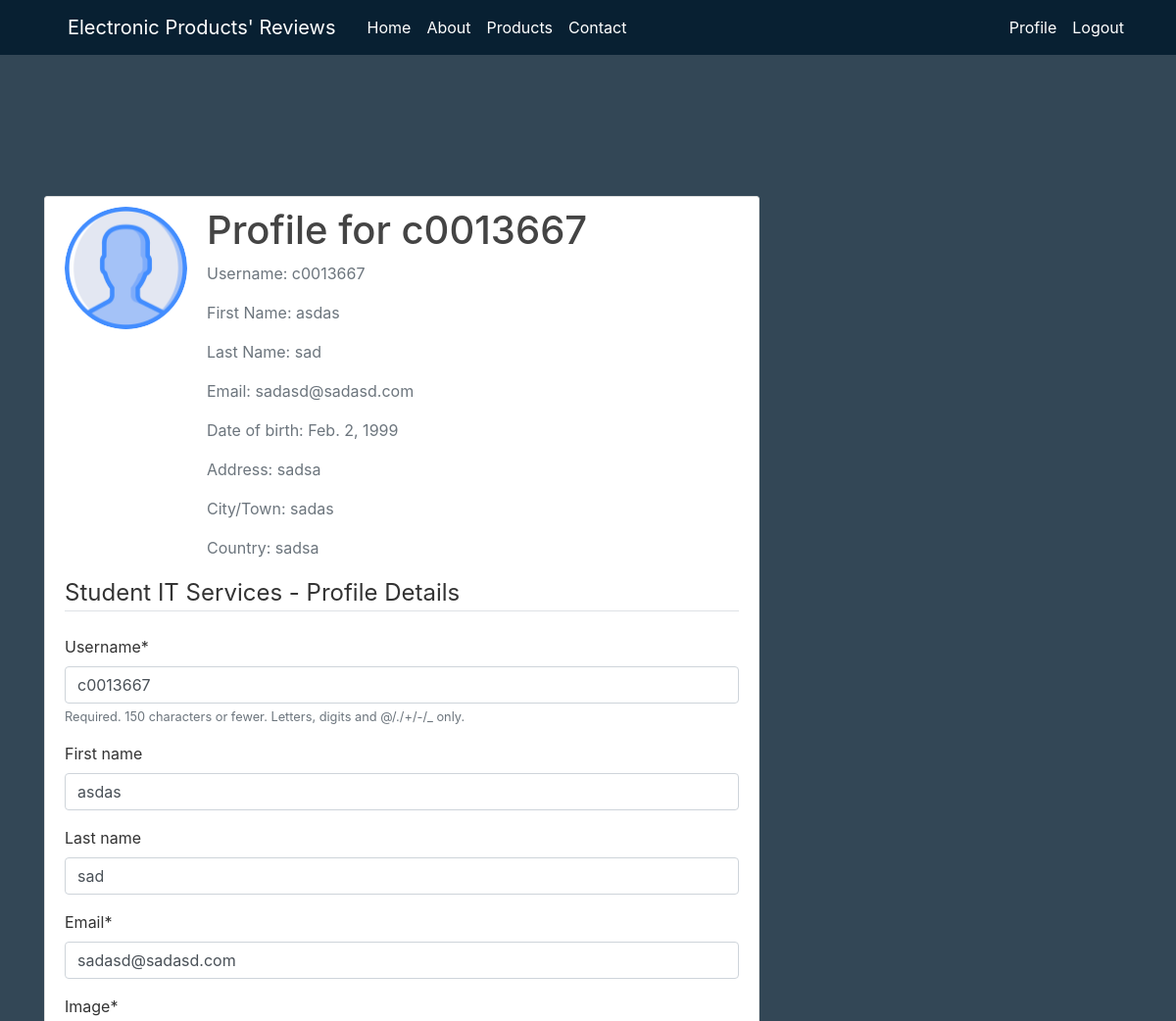
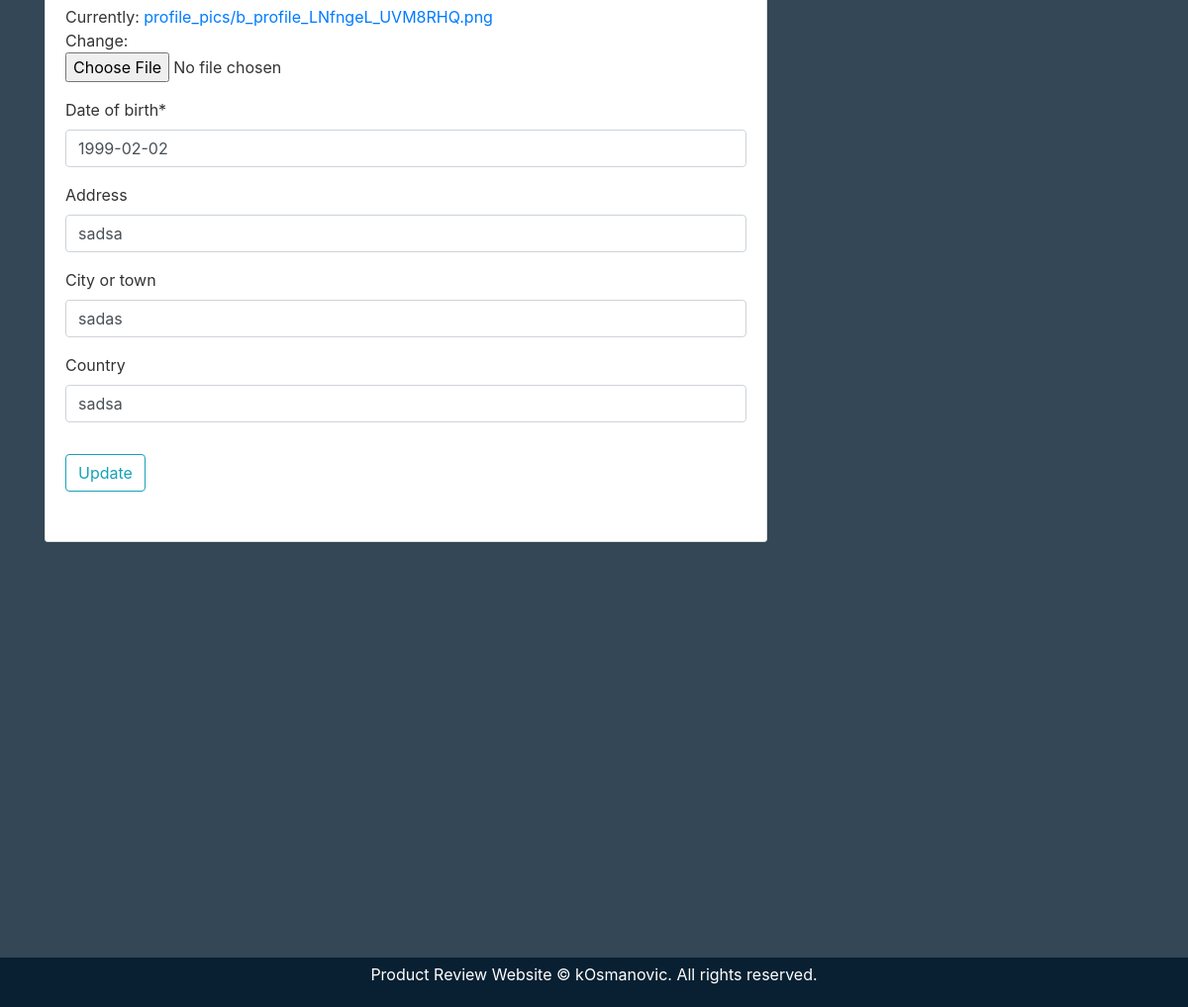
/profile/ (signed in), run on the app's committed database (2 pictures, top to bottom).
### users/models.py (models this page shows)
class Profile(models.Model):
    user = models.OneToOneField(User, on_delete=models.CASCADE)
    image = models.ImageField(default='default.jpg', upload_to='profile_pics')
    date_of_birth = models.DateField(null=True, blank=True)
    address = models.CharField(max_length=20, null=True, blank=True)
    city_or_town = models.CharField(max_length=20, null=True, blank=True)
    country = models.CharField(max_length=20, null=True, blank=True)
    def __str__(self):
        return f'Profile for {self.user.username}'

### users/views.py (the view)
# urls.py: path('profile/', user_views.profile, name='profile'),
@login_required
def profile(request):
    if request.method == 'POST':
        u_form = UserUpdateForm(request.POST, instance=request.user)
        p_form = ProfileUpdateForm(request.POST, request.FILES, instance=request.user.profile)
        if u_form.is_valid and p_form.is_valid:
            u_form.save()
            p_form.save()
            messages.success(request, f'Your account has been successfully updated')
        return redirect('profile')
    else:
        u_form = UserUpdateForm(instance=request.user)
        p_form = ProfileUpdateForm(instance=request.user.profile)
        context = {
        'u_form': u_form,
        'p_form': p_form
        }
        return render(request, 'users/profile.html', context)

### users/forms.py
class UserUpdateForm(forms.ModelForm):
    email = forms.EmailField()
    class Meta:
        model = User
        fields = ['username', 'first_name', 'last_name','email']

class ProfileUpdateForm(forms.ModelForm):
    date_of_birth = forms.DateField()
    class Meta:
        model = Profile
        fields = ['image', 'date_of_birth', 'address', 'city_or_town', 'country']

### users/templates/users/profile.html (shortened to what this page needs)
{% extends "itreporting/base.html" %}
{% load crispy_forms_tags %}
{% block content %}
<div class="content-section" style="background-color:white;">
    <div class="media">
    <p><img class="rounded-circle account-img" src="{{user.profile.image.url}}" width="200" height="200"></p>
    <div class="media-body">
    <h2 class="account-heading">{{user.profile}}</h2>
    <p class="text-secondary">Username: {{user.username}}</p>
    <p class="text-secondary">First Name: {{user.first_name}}</p>
    <p class="text-secondary">Last Name: {{user.last_name}}</p>
    <p class="text-secondary">Email: {{user.email}}</p>
    <p class="text-secondary">Date of birth: {{user.profile.date_of_birth}}</p>
    <p class="text-secondary">Address: {{user.profile.address}}</p>
    <p class="text-secondary">City/Town: {{user.profile.city_or_town}}</p>
    <p class="text-secondary">Country: {{user.profile.country}}</p>
    </div>
    </div>
    <form method="POST" enctype="multipart/form-data">
        <fieldset class="form-group">
            <legend class="border-bottom mb-4">
                    Student IT Services - Profile Details
            </legend>
            {{ u_form|crispy }}
            {{ p_form|crispy }}
        </fieldset>
        <div class="form-group">
            <button class="btn btn-outline-info mb-4" type="submit">
                Update
            </button>
        </div>
    </form>
   </div>
   <div style="height:200px;">
   </div>
{% endblock content %}

### itreporting/static/css/styles.css (style rules this page uses)
body { background: #fafafa; color: #333333; padding-bottom: 50px; margin: 0; width: 100%; height: 100%; }
h1, h2, h3, h4, h5, h6 { color: #444444; }
.content-section { background: #ffffff; padding: 10px 20px; border: 1px solid #dddddd; border-radius: 3px; margin-bottom: 20px; }
.account-img { height: 125px; width: 125px; margin-right: 20px; margin-bottom: 16px; }
.account-heading { font-size: 2.5rem; }

### data on the page
Profile: date_of_birth "1999-02-02", address "sadsa", city_or_town "sadas", country "sadsa"

### other printed values
{{ user.profile }} "Profile for c0013667"
{{ user.username }} "c0013667"
{{ user.first_name }} "asdas"
{{ user.last_name }} "sad"
{{ user.email }} "sadasd@sadasd.com"
{{ user.profile.date_of_birth }} "Feb. 2, 1999"
{{ user.profile.address }} "sadsa"
{{ user.profile.city_or_town }} "sadas"
{{ user.profile.country }} "sadsa"
